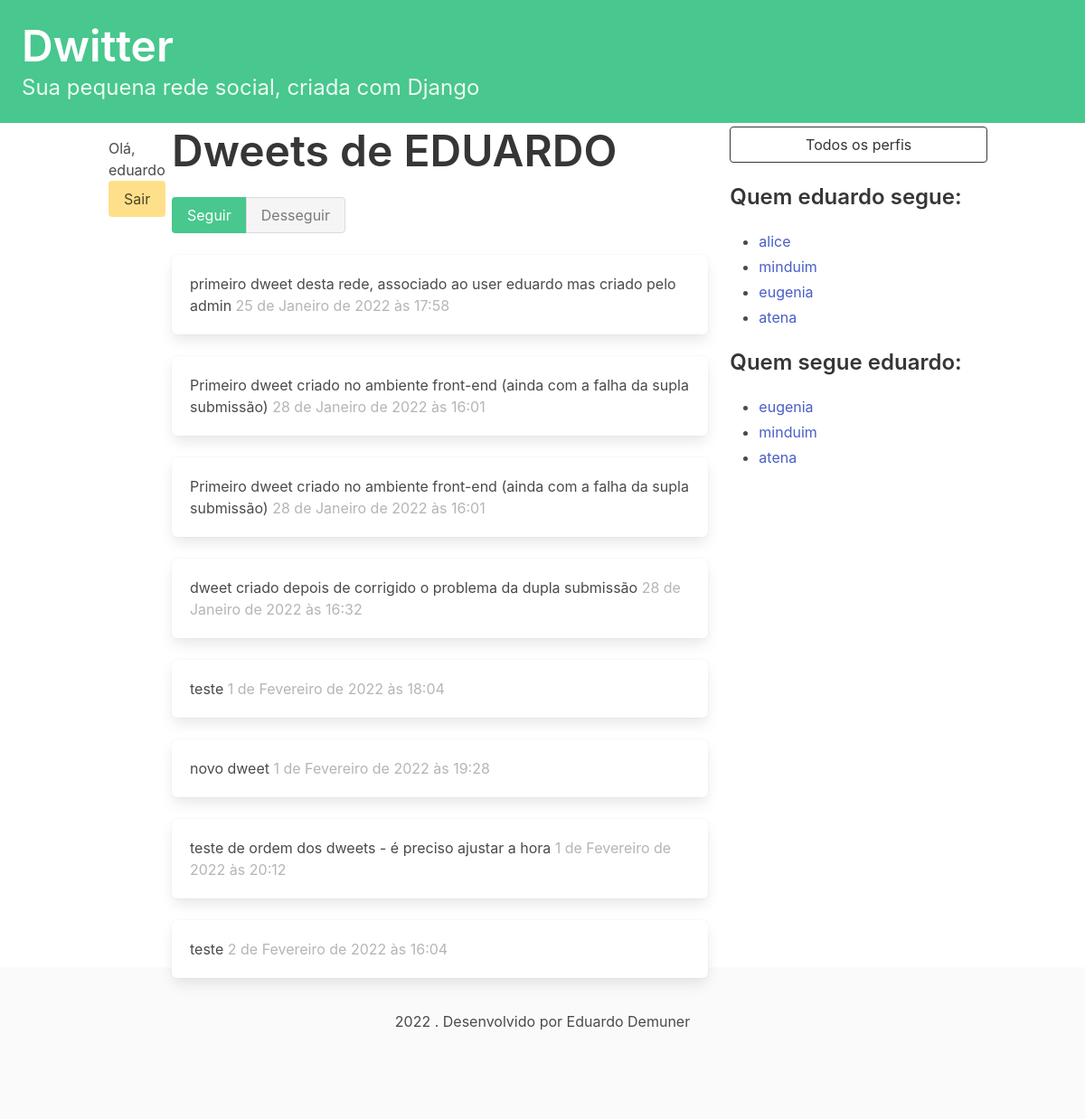
Page /profile/5 (signed in) on the committed database.
### dwitter/models.py (models this page shows, shortened)
class Profile(models.Model):
    user = models.OneToOneField(User, on_delete=models.CASCADE)
    follows = models.ManyToManyField(
        "self",
        related_name="followed_by",
        symmetrical=False,
        blank=True
    )
    def __str__(self):
        return self.user.username

class Dweet(models.Model):
    user = models.ForeignKey(
        User, related_name="dweets", on_delete=models.DO_NOTHING
    )
    body = models.CharField(max_length=140)
    created_at = models.DateTimeField(auto_now_add=True)

### dwitter/views.py (the view, shortened to what this page needs)
# urls.py: path("profile/<int:pk>", profile, name="profile"),
@login_required(login_url='/login/')
def profile(request, pk):
    profile = Profile.objects.get(pk=pk)
    return render(request, "dwitter/profile.html", {"profile": profile})

### dwitter/templates/dwitter/profile.html (shortened to what this page needs)
{% extends 'base.html' %}
{% block content %}
<div class="columns">
    <div class="column">
        <div class="block">
            <h1 class="title is-1">
                Dweets de {{ profile.user.username|upper }}
            </h1>
            <form method="post">
                <div class="buttons has-addons">
                    {% if profile in user.profile.follows.all %}
                        <button class="button is-success is-static">Seguir</button>
                        <button class="button is-danger"
                        name="follow" value="unfollow">Desseguir</button>
                    {% else %}
                        <button class="button is-success"
                        name="follow" value="follow">Seguir</button>
                        <button class="button is-danger is-static">Desseguir</button>
                    {% endif %}
                </div>
            </form>
        </div>
        <div class="content">
    {% for dweet in profile.user.dweets.all %}
        <div class="box">
            {{ dweet.body }}
            <span class="is-small has-text-grey-light">
                {{ dweet.created_at }}
            </span>
        </div>
    {% endfor %}
</div>
    </div>
    <div class="column is-one-third">
        <div class=block>
            <a href="{% url 'dwitter:profile_list' %}">
                <button class="button is-dark is-outlined is-fullwidth">
                    Todos os perfis
                </button>
            </a>
        </div>
        <div class="block">
            <h3 class="title is-4">
                Quem {{ profile.user.username }} segue:
            </h3>
            <div class="content">
                <ul>
                    {% for following in profile.follows.all %}
                        <li>
                            <a href="{% url 'dwitter:profile' following.id %}">
                                {{ following }}
                            </a>
                        </li>
                    {% endfor %}
                </ul>
            </div>
        </div>
        <div class="block">
            <h3 class="title is-4">
                    Quem segue {{ profile.user.username }}:
            </h3>
            <div class="content">
                <ul>
                    {% for follower in profile.followed_by.all %}
                        <li>
                            <a href="{% url 'dwitter:profile' follower.id %}">
                                {{ follower }}
                            </a>
                        </li>
                    {% endfor %}
                </ul>
            </div>
        </div>
    </div>
</div>
{% endblock content %}

### dwitter/templates/base.html (shortened to what this page needs)
<!DOCTYPE html>
<html lang="pt-br">
<head>
    <link rel="stylesheet"
          href="https://cdn.jsdelivr.net/npm/bulma@0.9.3/css/bulma.min.css">
</head>
<body>
<a href="{% url 'dwitter:dashboard' %}">
  <section class="hero is-small is-success mb-4">
    <div class="hero-body">
        <h1 class="title is-1">Dwitter</h1>
        <p class="subtitle is-4">Sua pequena rede social, criada com Django</p>
    </div>
  </section>
</a>
<div class="container">
    <div class="columns">
        <div class="column is-1">
            {% if user.is_authenticated %}
                Olá, {{ user.username }}
                <a href="{% url 'dwitter:logout' %}">
                    <button class="button is-warning">
                        Sair
                    </button>
                </a>
            {% else %}
                tchau
            {% endif %}
        </div>
        {% block content %}
        {% endblock content %}
    </div>
</div>
<footer class="footer">
  <div class="content has-text-centered">
      2022 . Desenvolvido por Eduardo Demuner
  </div>
</footer>
</body>
</html>

### rows in the picture
Profile: user.username "EDUARDO", user.username "eduardo"
Dweet: body "primeiro dweet desta rede, associado ao user eduardo mas criado pelo admin", created_at "25 de Janeiro de 2022 às 17:58"
Dweet: body "Primeiro dweet criado no ambiente front-end (ainda com a falha da supla submissão)", created_at "28 de Janeiro de 2022 às 16:01"
Dweet: body "Primeiro dweet criado no ambiente front-end (ainda com a falha da supla submissão)", created_at "28 de Janeiro de 2022 às 16:01"
Dweet: body "dweet criado depois de corrigido o problema da dupla submissão", created_at "28 de Janeiro de 2022 às 16:32"
Dweet: body "teste", created_at "1 de Fevereiro de 2022 às 18:04"
Dweet: body "novo dweet", created_at "1 de Fevereiro de 2022 às 19:28"
Dweet: body "teste de ordem dos dweets - é preciso ajustar a hora", created_at "1 de Fevereiro de 2022 às 20:12"
Dweet: body "teste", created_at "2 de Fevereiro de 2022 às 16:04"
Profile: user.username "alice"
Profile: user.username "minduim"
Profile: user.username "eugenia"
Profile: user.username "atena"

### other values in the picture
{{ user.username }} "eduardo"
